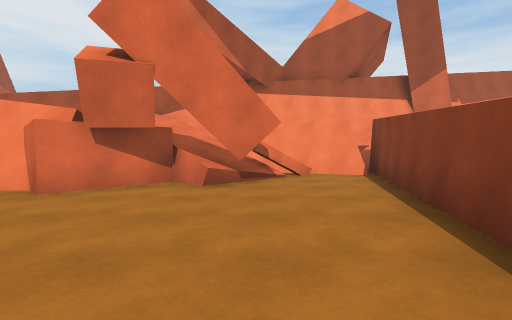
view 1 (above)

24 first-person views from a walk through a 3-D level made in the Unity game engine. The camera is 1.2 m above the floor, tilts 2° down and sees 85° across. The floor is counted in squares, 2 m on a side. Each view is taken from the middle of a square. On the plan, view 1 faces up. The plan holds only what a view shows up to about 9 squares ahead; the rest is blank. The place goes on beyond the plan. The player character is not drawn.

view 2
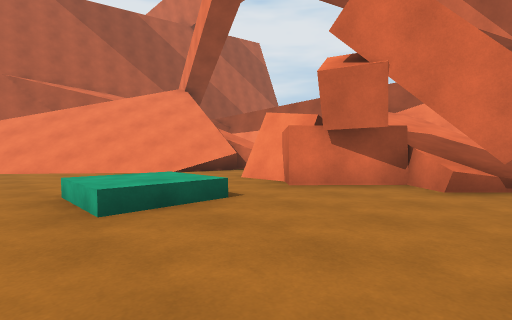

view 3
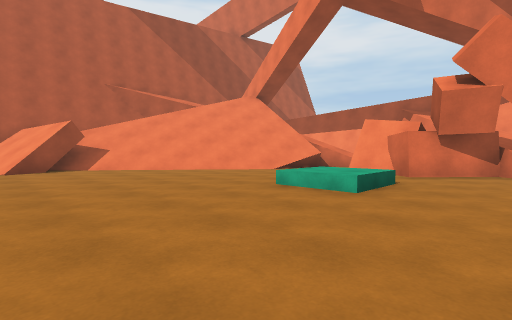

view 4
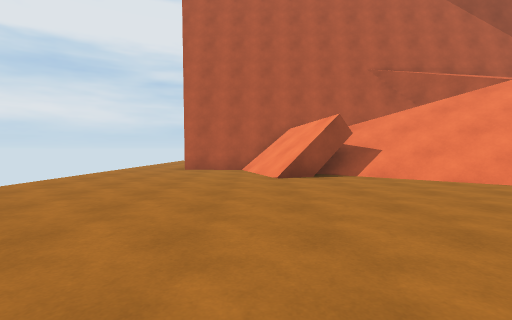

view 5
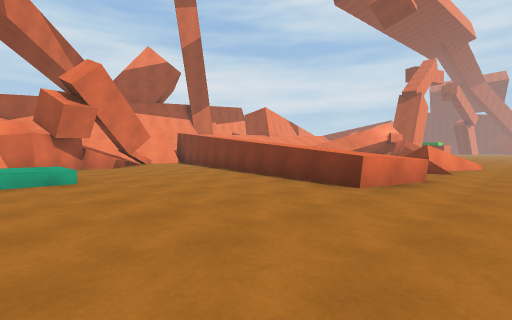

view 6
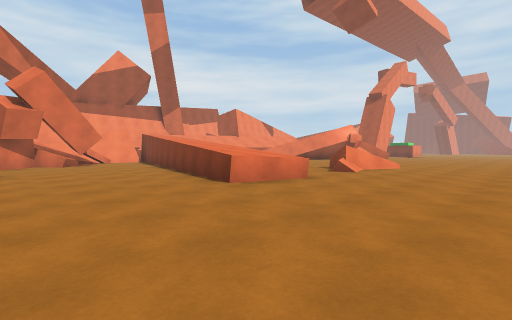

view 7
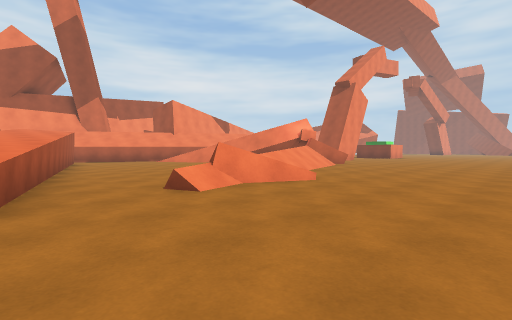

view 8
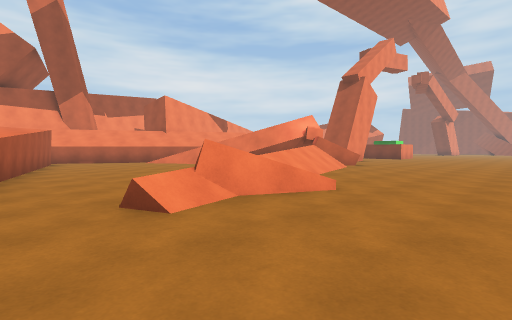

view 9
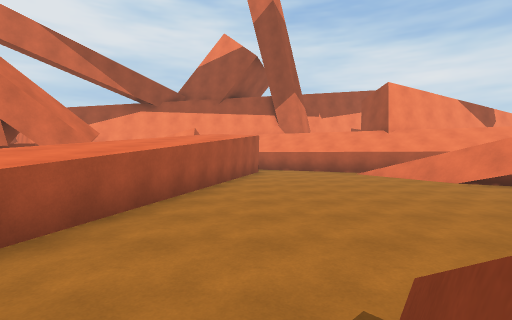

view 10
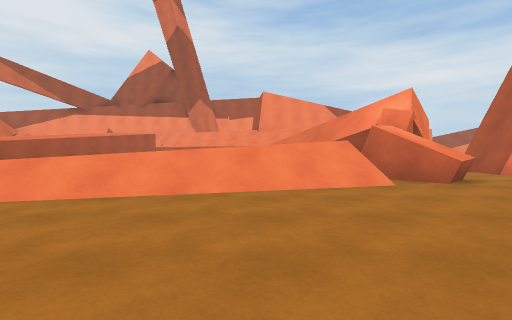

view 11
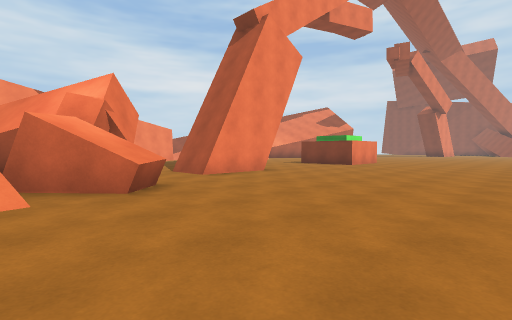

view 12
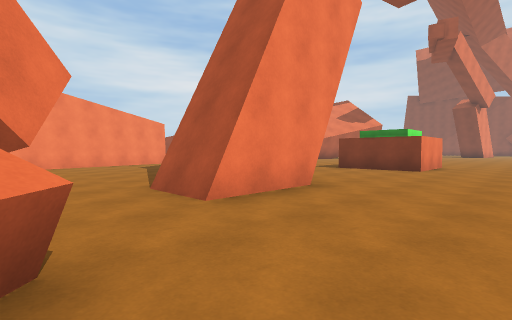

view 13
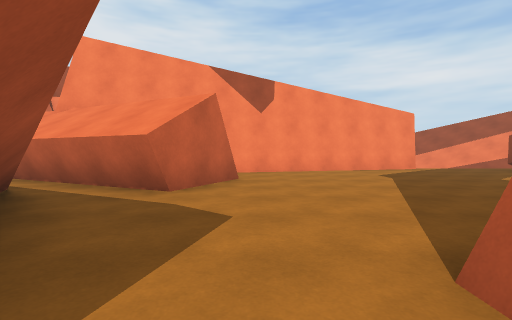

view 14
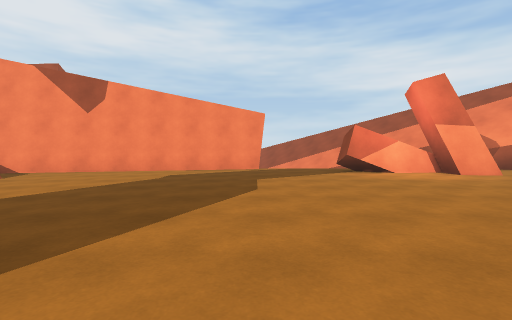

view 15
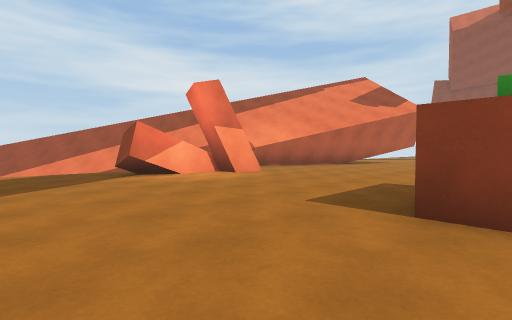

view 16
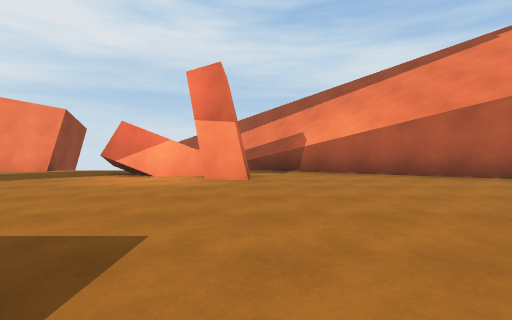

view 17
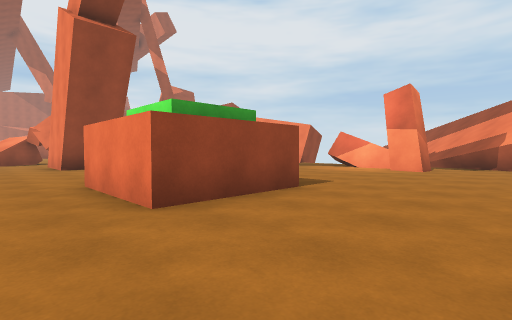

view 18
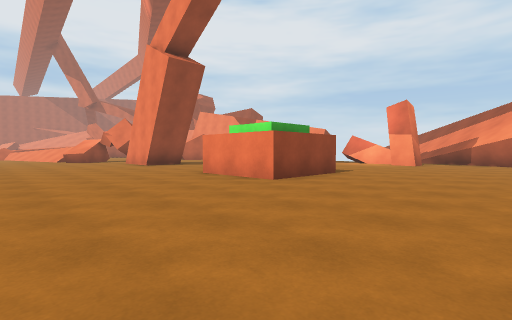

view 19
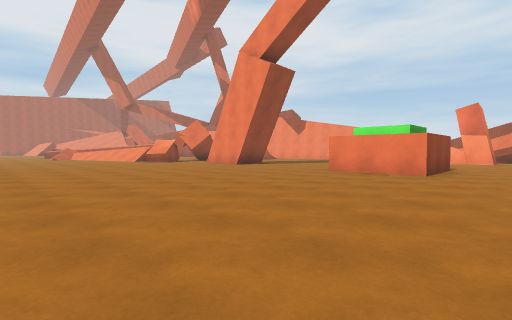

view 20
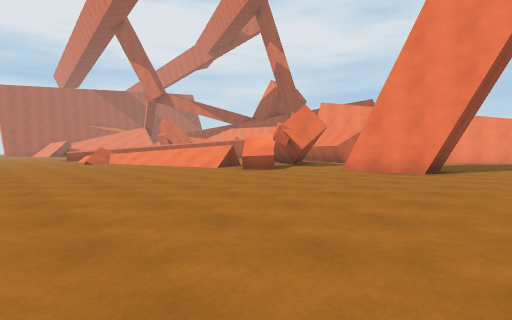

view 21
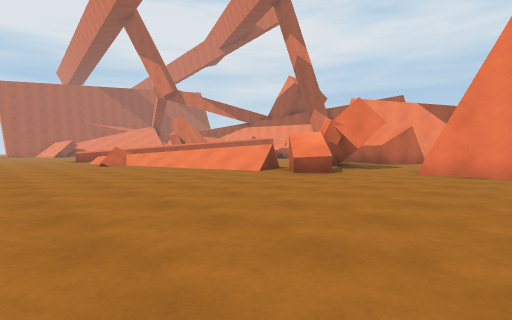

view 22
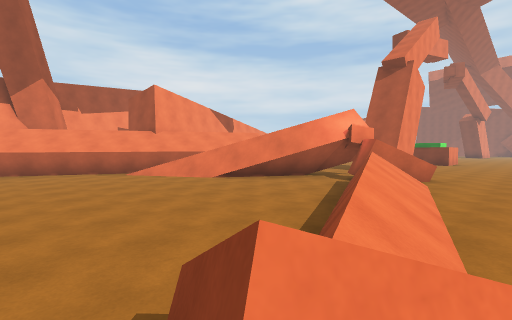

view 23
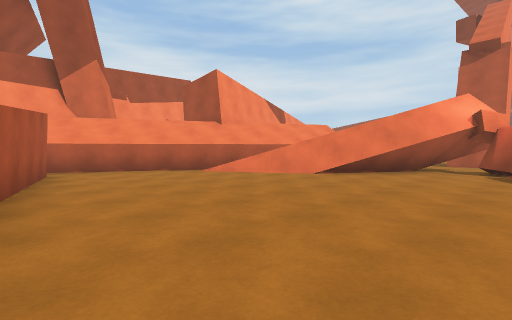

view 24
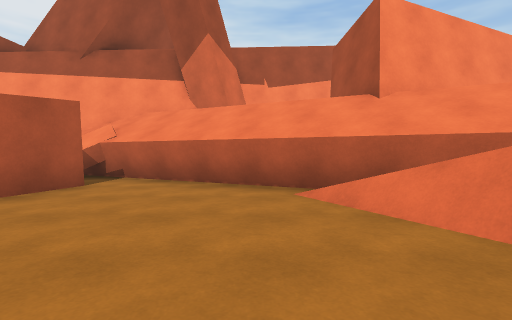

### Floor plan
Key: @ floor where view 1 was taken; # wall or solid block; . main floor; : floor 0.5 m higher than the main floor; / step, stairs or slope; = window, fence, low wall or low ledge; ^ raised ledge; v drop or lower ground; B block.
Columns run from 13 left of view 1 to 29 right of it. Each row starts with its distance up from view 1.
 11                 ####             #     ^
 10            #                 #####...  .##
  9           /#     ###     #####......###..##
  8           // #### .###    #...........#....
  7           /// =####..###  ##...............
  6       #/   ///..##..../##  #...............
  5      //..#####..##...../ ###...............
  4     ///...#.....##.....//##................
  3    ///.........##.......###................
  2 # ////...::....##........## .###....###....
  1 #v///....::....##.........#B.###....###....
  0 #///.........@^#^.......=##^...............
 -1 #/#=..........^^...../=///#................
 -2 #///..........^^...==///...................
 -3 #//...........^^.=//.......................
 -4 #.................../......................
 -5 #....... ................................
 -6 .......   ...............................
 -7 ......    ...............................

Positions as (right, up) in squares from view 1, and headings:
1: (0, 0), facing up
2: (0, 0), facing up-left
3: (-1, -3), facing up-left
4: (-4, -3), facing left
5: (-4, -5), facing up-right
6: (-3, -7), facing up-right
7: (2, -7), facing up-right
8: (3, -6), facing up-right
9: (5, -3), facing up
10: (10, -6), facing up
11: (12, -5), facing up-right
12: (14, -2), facing up-right
13: (15, 1), facing up
14: (20, 1), facing up
15: (20, 2), facing up-right
16: (26, 2), facing up
17: (28, -1), facing up-left
18: (29, -4), facing up-left
19: (27, -7), facing up-left
20: (20, -7), facing up-left
21: (18, -7), facing up-left
22: (5, -3), facing up-right
23: (4, 0), facing up-right
24: (8, 3), facing up
